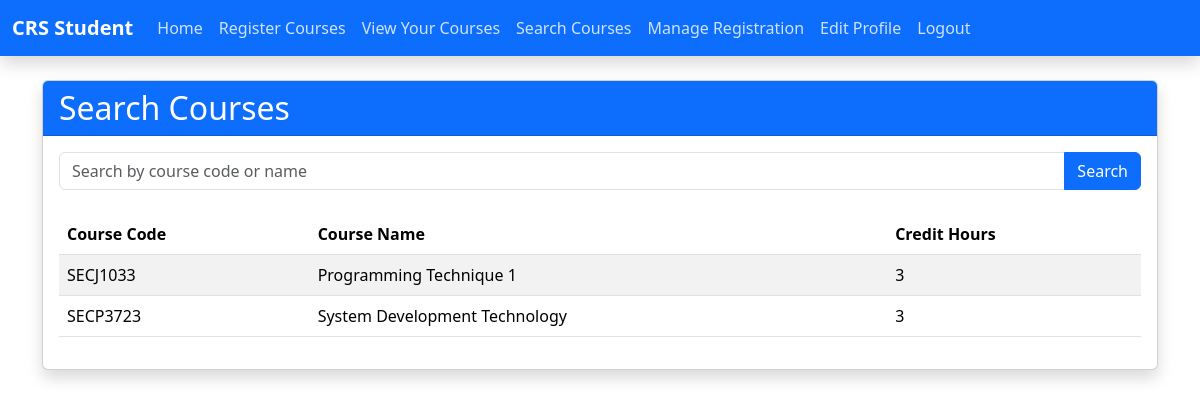
The app's page /studentSearchCourse.php (signed in) with its own data.
### tables this page shows
CREATE TABLE `tb_course` (
  `c_code` varchar(10) NOT NULL,
  `c_name` varchar(30) NOT NULL,
  `c_credit` int(11) NOT NULL,
  `c_lec` varchar(10) NOT NULL
);

### studentSearchCourse.php (the view, shortened to what this page needs)
<?php
include('dbconnect.php');
include('studentNav.php');
if (isset($_GET['search'])) {
    $search_query = $_GET['search'];
} else {
    $search_query = '';
}
$sql = "SELECT * FROM tb_course WHERE c_code LIKE ? OR c_name LIKE ?";
$stmt = $con->prepare($sql);
$search_param = '%' . $search_query . '%';
$stmt->bind_param('ss', $search_param, $search_param);
$stmt->execute();
$result = $stmt->get_result();
?>
<div class="container mt-4">
    <div class="card shadow">
        <div class="card-header bg-primary text-white">
            <h2 class="card-title mb-0">Search Courses</h2>
        </div>
        <div class="card-body">
            <form action="" method="GET" class="mb-4">
                <div class="input-group">
                    <input type="text" class="form-control" name="search" placeholder="Search by course code or name" value="<?php echo $search_query; ?>">
                    <button class="btn btn-primary" type="submit">Search</button>
                </div>
            </form>
            <div class="table-responsive">
                <table class="table table-striped">
                    <thead>
                        <tr>
                            <th>Course Code</th>
                            <th>Course Name</th>
                            <th>Credit Hours</th>
                        </tr>
                    </thead>
                    <tbody>
                        <?php while ($row = mysqli_fetch_assoc($result)) : ?>
                            <tr>
                                <td><?php echo $row['c_code']; ?></td>
                                <td><?php echo $row['c_name']; ?></td>
                                <td><?php echo $row['c_credit']; ?></td>
                            </tr>
                        <?php endwhile; ?>
                    </tbody>
                </table>
            </div>
        </div>
    </div>
</div>
</body>
</html>

### records on screen
tb_course: c_code "SECJ1033", c_name "Programming Technique 1", c_credit "3"
tb_course: c_code "SECP3723", c_name "System Development Technology", c_credit "3"
